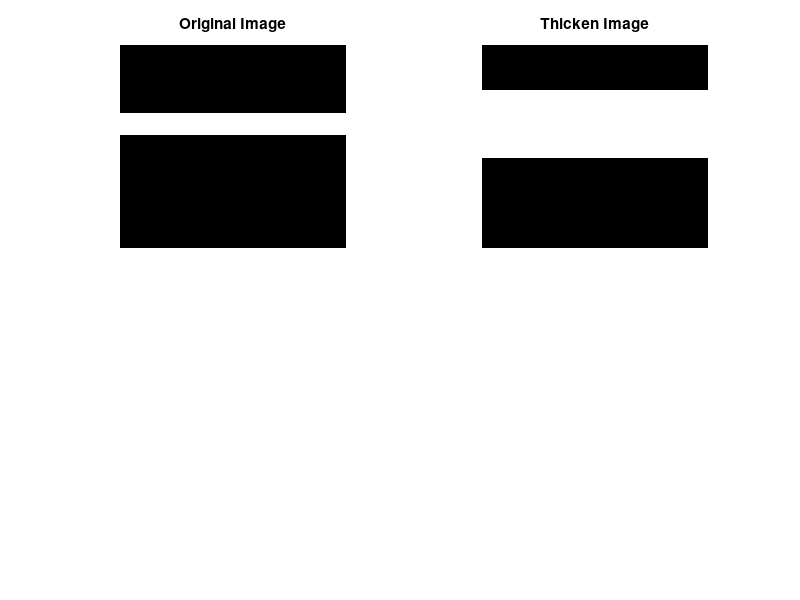

Write the MATLAB code that produced this figure.
clear all
clc

% Define a 2D array with zeros
a = zeros(9,10);
a(4:4,1:10) = 1; % Create a horizontal line at the 4th row

subplot(221)
imshow(a)
title('Original Image')

% Apply the 'thicken' morphological operation
b = bwmorph(a, 'thicken', 1);

subplot(222)
imshow(b)
title('Thicken Image')
